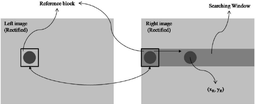
#> input picture images/block-matching.png, 256 x 104 px, shrunk from 850 x 344 before the run
$ python stereomatch.py ../../images/block-matching.png ../../images/block-matching.png out.png
#> lines starting #> are read from the running program, lines starting #| are printed output that depends on the picture
import sys
import time
import numpy as np
from skimage import io
from skimage import color
from skimage import util
import cv2
from tqdm import tqdm


class SemiGlobalMatching:
    """Semi-Global Block Matching module.

    Attributes
    ----------
    max_disp (int) : Valeur de disparité maximum.
    census_size (int) : Taille du fenêtre.
    filtre_taille (int) : Taille du filtre médian.
    left_I (np.array) : Image gauche.
    right_I (np.array) : Image right.
    height (int) : Longueur d'image.
    width (int) : Largeur d'image.
    occlusion_seuil (int) : seuilf de région occultée.
    penalty_1 (int) : penalité pour les disparité = 1 px.
    penalty_2 (int) : penalité pour les disparité > 1 px.
    left_cost_volume (np.array): np.array 3d (longueur x largeur x max_disparité) contenant les distances de Hamming pour tous les niveaux de disparité.
    aggregation_volum (np.array): np.array 3d (longueur x largeur x max_disparité) contenant les couts totales pour toutes les directions.
    disparities (np.array) : Carte de disparité finale.


    """

    def __init__(
        self,
        path_left: str,
        path_right: str,
        max_disp: int,
        census_size: int,
        filter_size: int,
        occlusion_seuil: int,
        penalty_1: int,
        penalty_2: int,
    ):
        self.max_disp = max_disp
        self.census_size = census_size
        self.filter_size = filter_size
        self.occlusion_seuil = occlusion_seuil
        self.penalty_1 = penalty_1
        self.penalty_2 = penalty_2
        self.left_I, self.right_I = self.image_loading(path_left, path_right)
        self.height, self.width = self.left_I.shape
        self.disparities = np.zeros(self.left_I.shape)
        self.left_cost_volume = np.zeros((self.height, self.width, self.max_disp))
        self.aggregation_volume = np.zeros((self.height, self.width, self.max_disp, 4))

    def image_loading(self, path_left: str, path_right: str):
        """
        Charger les images gauche et droit.
        """
#> called with path_left = '../../images/block-matching.png', path_right = '../../images/block-matching.png'
        imgL = util.img_as_ubyte(color.rgb2gray(io.imread(path_left))).astype("int")
#> imgL: shape (104, 256) int64; min 0, max 255, mean 197.5
        imgR = util.img_as_ubyte(color.rgb2gray(io.imread(path_right))).astype("int")
        return (imgL, imgR)

    def compute_costs(self):
        """
        Compute les distances de Hamming pour tous les niveaux de disparité.
        """
        left_census = np.zeros(self.left_I.shape)
        right_census = np.zeros(self.left_I.shape)

        half = int(self.census_size / 2)
        center_index = half * self.census_size + half

        # Etape 1: Center-Symmetric Census Transform (CSCT).
        for y in tqdm(range(half, self.height - half)):
            for x in range(half, self.width - half):
                curr_block = self.left_I[
                    (y - half) : (y + half + 1), (x - half) : (x + half + 1)
                ]
                bits = np.full(
                    shape=(self.census_size, self.census_size),
                    fill_value="0",
                    dtype=str,
                )
                bits[curr_block < self.left_I[y, x]] = "1"
                bits = "".join(bits.flatten())
                bits = bits[0:center_index:] + bits[center_index + 1 : :]
                left_census[y, x] = int(bits, 2)

                curr_block = self.right_I[
                    (y - half) : (y + half + 1), (x - half) : (x + half + 1)
                ]
                bits = np.full(
                    shape=(self.census_size, self.census_size),
                    fill_value="0",
                    dtype=str,
                )
                bits[curr_block < self.right_I[y, x]] = "1"
                bits = "".join(bits.flatten())
                bits = bits[0:center_index:] + bits[center_index + 1 : :]
                right_census[y, x] = int(bits, 2)
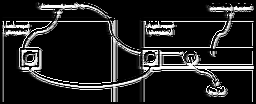
#> left_census: shape (104, 256) float64; min 0, max 16777215, mean 2336796.5; drawn with min black and max white

        rcensus = np.zeros(shape=self.left_I.shape, dtype=np.int64)

        # Etape 2: Calculer les distances de Hamming.
        for d in tqdm(range(0, self.max_disp)):
            rcensus[:, (half + d) : (self.width - half)] = right_census[
                :, half : (self.width - d - half)
            ]
            left_xor = np.int64(np.bitwise_xor(np.int64(left_census), rcensus))
            left_distance = np.zeros(shape=self.left_I.shape, dtype=np.uint32)
            while not np.all(left_xor == 0):
                tmp = left_xor - 1
                mask = left_xor != 0
                left_xor[mask] = np.bitwise_and(left_xor[mask], tmp[mask])
                left_distance[mask] += 1
            self.left_cost_volume[:, :, d] = left_distance
#> this loop made 64 passes
#> pass 2, in compute_costs, `left_xor = np.int64(np.bitwise_xor(np.int64(left_census), rcensus))`:
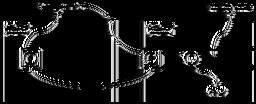
#> left_xor: shape (104, 256) int64; min 0, max 16777215, mean 1543405.9; drawn with min black and max white
#> pass 3, in compute_costs, `left_xor = np.int64(np.bitwise_xor(np.int64(left_census), rcensus))`:
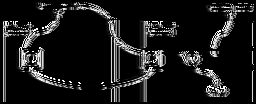
#> left_xor: shape (104, 256) int64; min 0, max 16777215, mean 1707493.7; drawn with min black and max white
#> after the loop:
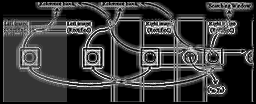
#> left_distance: shape (104, 256) uint32; min 0, max 24, mean 5.1; drawn with min black and max white
#> after the loop:
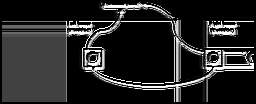
#> rcensus: shape (104, 256) int64; min 0, max 16777215, mean 2508591.9; drawn with min black and max white

    def get_path_cost(self, block):
        """
        Compute les couts de mise en correspondance pour une direction spécifique.
        """
        block_dim = block.shape[0]

        disparities = [d for d in range(self.max_disp)] * self.max_disp
        disparities = np.array(disparities).reshape(self.max_disp, self.max_disp)

        penalties = np.zeros(shape=(self.max_disp, self.max_disp))
        penalties[np.abs(disparities - disparities.T) == 1] = self.penalty_1
        penalties[np.abs(disparities - disparities.T) > 1] = self.penalty_2

        minimum_cost_path = np.zeros(shape=(block_dim, self.max_disp))
        minimum_cost_path[0, :] = block[0, :]

        for i in range(1, block_dim):
            costs = np.repeat(
                minimum_cost_path[i - 1, :], repeats=self.max_disp, axis=0
            ).reshape(self.max_disp, self.max_disp)
            costs = np.amin(costs + penalties, axis=0)
            minimum_cost_path[i, :] = (
                block[i, :] + costs - np.amin(minimum_cost_path[i - 1, :])
            )

        return minimum_cost_path

    def aggregate_costs(self):
        # Direction verticales.
        for x in tqdm(range(0, self.width)):
            # North
            self.aggregation_volume[:, x, :, 0] = self.get_path_cost(
                self.left_cost_volume[:, x, :]
            )
            # South
            self.aggregation_volume[:, x, :, 1] = np.flip(
                np.flip(self.left_cost_volume[:, x, :], axis=0), axis=0
            )

        # Directions horizontales.
        for y in tqdm(range(0, self.height)):
            # West
            self.aggregation_volume[y, :, :, 2] = self.get_path_cost(
                self.left_cost_volume[y, :, :]
            )
            # East
            self.aggregation_volume[y, :, :, 3] = np.flip(
                np.flip(self.left_cost_volume[y, :, :], axis=0), axis=0
            )

    def SGM_process(self):
        """
        Processus final de SGBM avec les opérations d'optimisation.
        """
        # Compute cost.
        print("Compute cost ...")
        self.compute_costs()

        # Aggregate cost volume.
        print("Aggregate cost ...")
        self.aggregate_costs()

        # Select optimal result.
        self.aggregation_volume = np.sum(self.aggregation_volume, axis=3)
        self.aggregation_volume = np.argmin(self.aggregation_volume, axis=2)

        # Normalize result.
        self.disparities = np.uint8(255.0 * self.aggregation_volume / self.max_disp)
#> self.disparities: shape (104, 256); every value is 0

        # Occlusion thresholding.
        self.disparities[self.disparities <= self.occlusion_seuil] = 0

        self.disparities = cv2.medianBlur(self.disparities, self.filter_size)


if __name__ == "__main__":
    assert len(sys.argv) == 4, "invalids arguments"

    semi_global_matching = SemiGlobalMatching(
        path_left=sys.argv[1],
        path_right=sys.argv[2],
        max_disp=64,
        census_size=5,
        filter_size=5,
        occlusion_seuil=55,
        penalty_1=10,
        penalty_2=30,
    )

    semi_global_matching.SGM_process()

    io.imsave(sys.argv[3], semi_global_matching.disparities)
